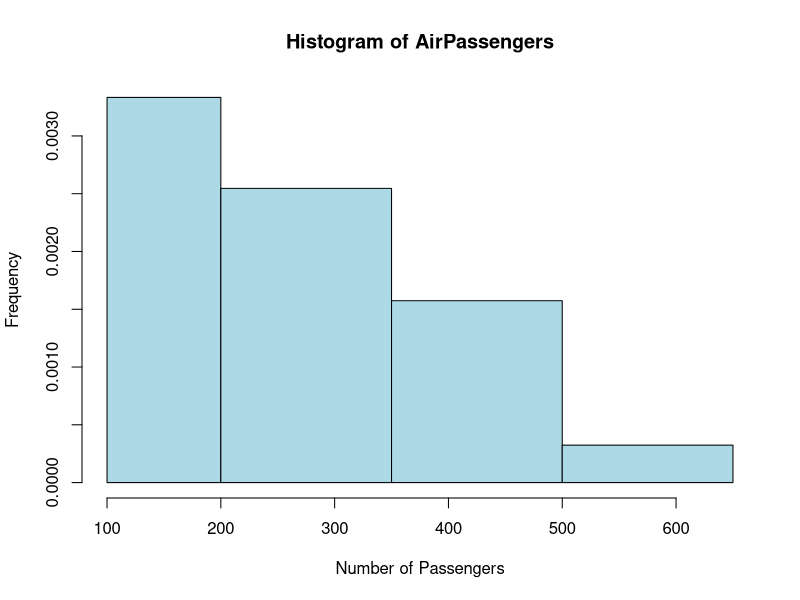

This chart was generated by the following R code:
# Load the AirPassengers dataset
data("AirPassengers")

# Define the bins
breaks <- c(100, seq(200, 700, by = 150))

# Create the histogram
hist(AirPassengers, breaks = breaks, col = "lightblue", border = "black",
     main = "Histogram of AirPassengers", xlab = "Number of Passengers",
     ylab = "Frequency")
